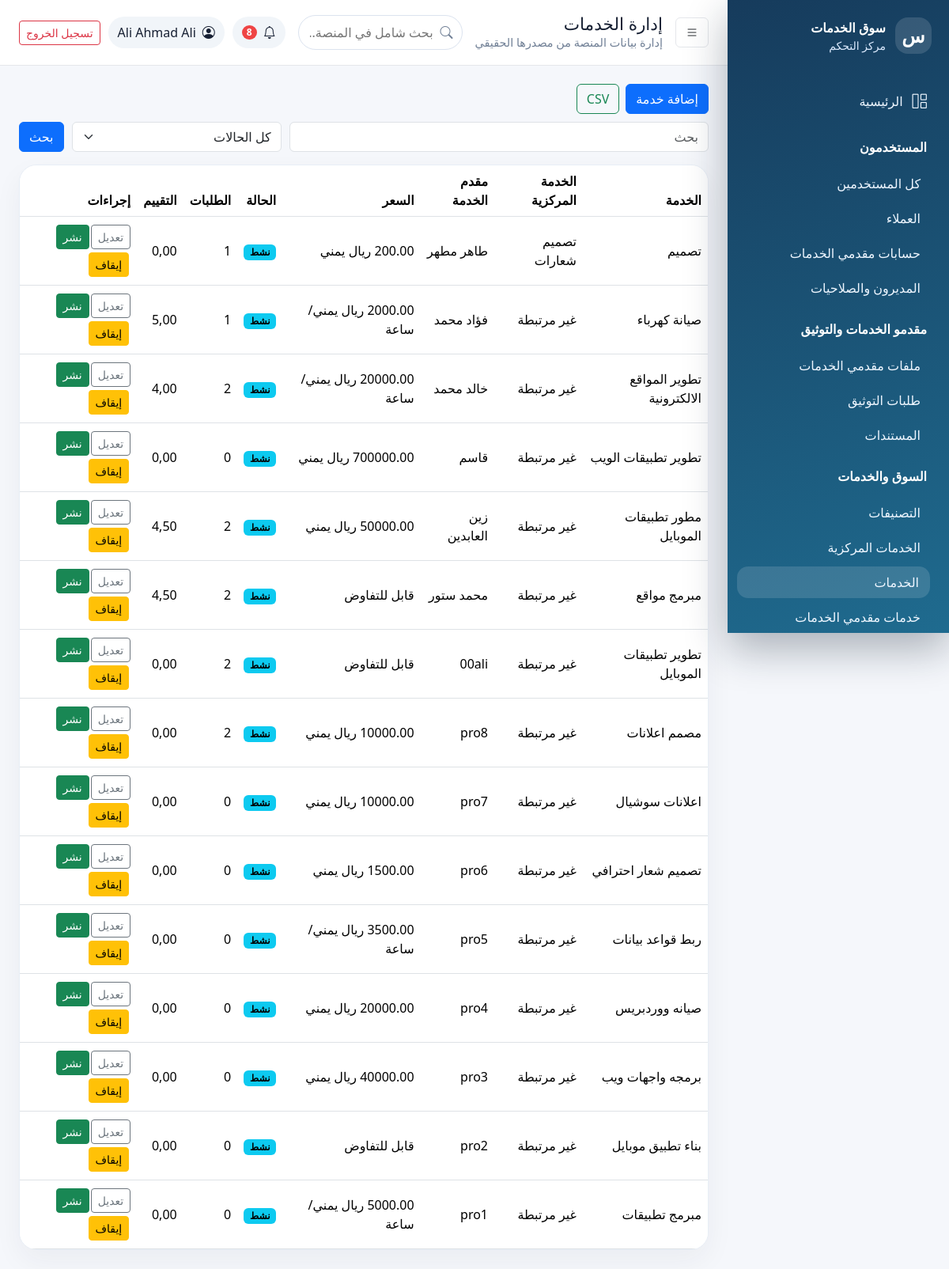
Page /dashboard/services/ (signed in) on the committed database.
### apps/accounts/models.py (models this page shows, shortened)
class User(AbstractUser):
    ROLE_CHOICES = (
        ('customer', 'عميل'),
        ('provider', 'مقدم خدمة'),
        ('admin', 'مدير'),
        ('super_admin', 'مدير عام'),
    )
    email = models.EmailField('البريد الإلكتروني', unique=True)
    role = models.CharField('الدور', max_length=20, choices=ROLE_CHOICES, default='customer')
    phone = models.CharField('رقم الجوال', max_length=20, blank=True)
    city = models.CharField('المدينة', max_length=100, blank=True)
    location_city = models.ForeignKey('core.City', on_delete=models.SET_NULL, null=True, blank=True, related_name='users', verbose_name='المدينة المختارة')
    location_district = models.ForeignKey('core.District', on_delete=models.SET_NULL, null=True, blank=True, related_name='users', verbose_name='المديرية المختارة')
    is_verified = models.BooleanField('حساب موثق', default=False)
    is_active = models.BooleanField('حساب نشط', default=True)
    created_at = models.DateTimeField('تاريخ الإنشاء', auto_now_add=True)
    updated_at = models.DateTimeField('تاريخ التحديث', auto_now=True)
    USERNAME_FIELD = 'username'
    REQUIRED_FIELDS = ['email']
    class Meta:
        verbose_name = 'مستخدم'
        verbose_name_plural = 'المستخدمون'
        ordering = ['-created_at']

class ProviderProfile(models.Model):
    user = models.OneToOneField(User, on_delete=models.CASCADE, related_name='provider_profile')
    display_name = models.CharField('اسم العرض', max_length=150, blank=True)
    phone = models.CharField('هاتف العمل', max_length=20, blank=True)
    email = models.EmailField('بريد العمل', blank=True)
    qualifications = models.TextField('المؤهلات', blank=True)
    experience = models.TextField('الخبرات', blank=True)
    bio = models.TextField('نبذة تعريفية', max_length=500, blank=True)
    profile_image = models.ImageField('صورة الملف الشخصي', upload_to='profiles/', blank=True, null=True)
    specialization = models.CharField('التخصص', max_length=100, blank=True,
                                     help_text='مثال: تصميم جرافيك، برمجة ويب، تسويق')
    experience_years = models.PositiveIntegerField('سنوات الخبرة', default=0, db_index=True)
    hourly_rate = models.DecimalField('السعر بالساعة', max_digits=10, decimal_places=2,
                                      null=True, blank=True, help_text='بالريال اليمني')
    address = models.TextField('العنوان', blank=True)
    city = models.CharField('المدينة', max_length=100, blank=True, db_index=True)
    district = models.CharField('المنطقة', max_length=100, blank=True, db_index=True)
    location_city = models.ForeignKey('core.City', on_delete=models.SET_NULL, null=True, blank=True, related_name='provider_profiles', verbose_name='المدينة المختارة')
    location_district = models.ForeignKey('core.District', on_delete=models.SET_NULL, null=True, blank=True, related_name='provider_profiles', verbose_name='المديرية المختارة')
    specializations = models.ManyToManyField('marketplace.Specialization', blank=True, related_name='providers', verbose_name='التخصصات')
    qualification_choices = models.ManyToManyField('marketplace.Qualification', blank=True, related_name='providers', verbose_name='المؤهلات المختارة')
    latitude = models.DecimalField('خط العرض', max_digits=9, decimal_places=6, null=True, blank=True, validators=[MinValueValidator(-90), MaxValueValidator(90)])
    longitude = models.DecimalField('خط الطول', max_digits=9, decimal_places=6, null=True, blank=True, validators=[MinValueValidator(-180), MaxValueValidator(180)])
    service_radius = models.PositiveIntegerField('نطاق الخدمة بالكيلومتر', default=10)
    availability = models.CharField('التوفر', max_length=120, blank=True)
    total_orders = models.PositiveIntegerField('إجمالي الطلبات', default=0)
    completed_orders = models.PositiveIntegerField('الطلبات المكتملة', default=0)
    average_rating = models.DecimalField('متوسط التقييم', max_digits=3, decimal_places=2,
                                         default=0.00, help_text='من 0 إلى 5')
    STATUS_CHOICES = [
        ('pending', 'قيد المراجعة'),
        ('active', 'نشط'),
        ('inactive', 'غير نشط'),
        ('suspended', 'موقوف'),
    ]
    status = models.CharField('حالة الحساب', max_length=20, choices=STATUS_CHOICES, default='inactive', db_index=True)
    VERIFICATION_STATUS_CHOICES = [('unverified','غير موثق'),('pending_review','قيد المراجعة'),('verified','موثق'),('rejected','مرفوض'),('needs_documents','يحتاج مستندات'),('suspended','موقوف')]
    verification_status = models.CharField('حالة التوثيق', max_length=30, choices=VERIFICATION_STATUS_CHOICES, default='unverified', db_index=True)
    verified_by = models.ForeignKey(User, on_delete=models.SET_NULL, null=True, blank=True, related_name='verified_provider_profiles')
    verified_at = models.DateTimeField('وقت التوثيق', null=True, blank=True)
    admin_notes = models.TextField('ملاحظات الإدارة', blank=True)
    is_available = models.BooleanField('متاح لطلبات جديدة', default=True)
    created_at = models.DateTimeField('تاريخ الإنشاء', auto_now_add=True)
    updated_at = models.DateTimeField('تاريخ التحديث', auto_now=True)
    class Meta:
        verbose_name = 'ملف مقدم خدمة'
        verbose_name_plural = 'ملفات مقدمي الخدمات'
        ordering = ['-average_rating', '-completed_orders']
        indexes = [models.Index(fields=['verification_status','city']), models.Index(fields=['status','is_available'])]

### apps/marketplace/models.py (models this page shows, shortened)
class Service(models.Model):
    PRICE_TYPE_CHOICES = [
        ('fixed', 'سعر ثابت'),
        ('hourly', 'بالساعة'),
        ('negotiable', 'قابل للتفاوض'),
    ]
    CURRENCY_CHOICES = [
        ('YER', 'ريال يمني'),
        ('SAR', 'ريال سعودي'),
        ('USD', 'دولار أمريكي'),
    ]
    STATUS_CHOICES = [
        ('pending', 'قيد المراجعة'),
        ('active', 'نشط'),
        ('paused', 'متوقف مؤقتاً'),
        ('closed', 'مغلق'),
    ]
    provider = models.ForeignKey(
        User,
        on_delete=models.CASCADE,
        related_name='services',
        limit_choices_to={'role': 'provider'},
        verbose_name='مقدم الخدمة'
    )
    category = models.ForeignKey(
        Category,
        on_delete=models.SET_NULL,
        null=True,
        related_name='services',
        verbose_name='التصنيف'
    )
    provider_service = models.ForeignKey(
        'ProviderService',
        on_delete=models.PROTECT,
        null=True,
        blank=True,
        related_name='commercial_services',
        verbose_name='اعتماد مقدم الخدمة',
        help_text='الخدمة المركزية المعتمدة التي ينتمي إليها هذا العرض التجاري',
    )
    title = models.CharField(
        max_length=200,
        verbose_name='عنوان الخدمة'
    )
    description = models.TextField(
        verbose_name='وصف الخدمة',
        help_text='اشرح ما تقدمه في هذه الخدمة بالتفصيل'
    )
    price_type = models.CharField(
        max_length=20,
        choices=PRICE_TYPE_CHOICES,
        default='fixed',
        verbose_name='نوع السعر'
    )
    currency = models.CharField(
        max_length=3,
        choices=CURRENCY_CHOICES,
        default='YER',
        verbose_name='العملة'
    )
    price = models.DecimalField(
        max_digits=10,
        decimal_places=2,
        null=True,
        blank=True,
        validators=[MinValueValidator(0)],
        verbose_name='السعر',
        help_text='اترك فارغاً إذا كان قابل للتفاوض'
    )
    delivery_time = models.IntegerField(
        validators=[MinValueValidator(1)],
        verbose_name='مدة التسليم (بالأيام)',
        help_text='كم يوماً تحتاج لإنجاز هذه الخدمة؟'
    )
    image = models.ImageField(
        upload_to='services/%Y/%m/',
        null=True,
        blank=True,
        verbose_name='صورة الخدمة'
    )
    status = models.CharField(
        max_length=20,
        choices=STATUS_CHOICES,
        default='pending',
        verbose_name='الحالة'
    )
    views_count = models.IntegerField(
        default=0,
        verbose_name='عدد المشاهدات'
    )
    orders_count = models.IntegerField(
        default=0,
        verbose_name='عدد الطلبات'
    )
    average_rating = models.DecimalField(
        max_digits=3,
        decimal_places=2,
        default=0,
        validators=[MinValueValidator(0), MaxValueValidator(5)],
        verbose_name='متوسط التقييم'
    )
    is_featured = models.BooleanField(
        default=False,
        verbose_name='خدمة مميزة',
        help_text='ستظهر في الصفحة الرئيسية'
    )
    created_at = models.DateTimeField(
        auto_now_add=True,
        verbose_name='تاريخ الإنشاء'
    )
    updated_at = models.DateTimeField(
        auto_now=True,
        verbose_name='تاريخ التعديل'
    )
    class Meta:
        verbose_name = 'خدمة'
        verbose_name_plural = 'الخدمات'
        ordering = ['-created_at']
        constraints = [models.CheckConstraint(check=models.Q(price__gte=0) | models.Q(price__isnull=True), name='service_price_non_negative')]
        indexes = [
            models.Index(fields=['status', '-created_at']),
            models.Index(fields=['category', 'status']),
            models.Index(fields=['provider', 'status']),
        ]
    def get_price_display(self):
        currency_symbols = {
            'YER': 'ريال يمني',
            'SAR': 'ريال سعودي',
            'USD': 'دولار',
        }
        currency_text = currency_symbols.get(self.currency, self.currency)
        if self.price_type == 'negotiable':
            return 'قابل للتفاوض'
        elif self.price_type == 'hourly':
            return f'{self.price} {currency_text}/ساعة' if self.price else 'قابل للتفاوض'
        else:  # fixed
            return f'{self.price} {currency_text}' if self.price else 'قابل للتفاوض'

class ProviderService(models.Model):
    PRICE_TYPE_CHOICES = Service.PRICE_TYPE_CHOICES
    provider = models.ForeignKey('accounts.ProviderProfile', on_delete=models.CASCADE, related_name='provider_services')
    service = models.ForeignKey(Service, on_delete=models.CASCADE, related_name='provider_services', null=True, blank=True)
    catalog_service = models.ForeignKey(ManagedService, on_delete=models.PROTECT, related_name='provider_services', null=True, blank=True, verbose_name='الخدمة الأساسية')
    description = models.TextField(blank=True)
    price = models.DecimalField(max_digits=10, decimal_places=2, validators=[MinValueValidator(0)])
    price_type = models.CharField(max_length=20, choices=PRICE_TYPE_CHOICES, default='fixed')
    estimated_duration = models.PositiveIntegerField(default=1, help_text='Days')
    is_active = models.BooleanField(default=True, db_index=True)
    STATUS_CHOICES = [('pending', 'قيد المراجعة'), ('approved', 'مقبولة'), ('rejected', 'مرفوضة'), ('active', 'نشطة'), ('suspended', 'موقوفة')]
    approval_status = models.CharField(max_length=20, choices=STATUS_CHOICES, default='pending', db_index=True)
    created_at = models.DateTimeField(auto_now_add=True)
    updated_at = models.DateTimeField(auto_now=True)
    class Meta:
        verbose_name='خدمة مقدم الخدمة'; verbose_name_plural='خدمات مقدمي الخدمات'
        constraints = [
            models.UniqueConstraint(fields=['provider', 'service'], condition=models.Q(service__isnull=False), name='unique_provider_listing_service'),
            models.UniqueConstraint(fields=['provider', 'catalog_service'], condition=models.Q(catalog_service__isnull=False), name='unique_provider_catalog_service'),
            models.CheckConstraint(
                check=(models.Q(service__isnull=False, catalog_service__isnull=True) |
                       models.Q(service__isnull=True, catalog_service__isnull=False)),
                name='provider_service_exactly_one_source',
            ),
        ]
        indexes=[models.Index(fields=['service','is_active']), models.Index(fields=['provider','is_active'])]

class CatalogChoice(models.Model):
    name = models.CharField('الاسم', max_length=120, unique=True)
    is_active = models.BooleanField('نشط', default=True, db_index=True)
    order = models.PositiveIntegerField('الترتيب', default=0)
    created_at = models.DateTimeField(auto_now_add=True)
    updated_at = models.DateTimeField(auto_now=True)
    class Meta:
        abstract = True
        ordering = ['order', 'name']

class ManagedService(CatalogChoice):
    category = models.ForeignKey('Category', on_delete=models.SET_NULL, null=True, blank=True, related_name='managed_services', verbose_name='التصنيف')
    description = models.TextField('الوصف', blank=True)
    class Meta(CatalogChoice.Meta):
        verbose_name = 'خدمة أساسية'; verbose_name_plural = 'الخدمات الأساسية'
        indexes = [models.Index(fields=['category', 'is_active', 'order'])]

### apps/dashboard/views.py (the view)
# urls.py: path('services/', views.services_list, name='services'), path('services/create/', views.service_edit, name='service_create'), path('services/<int:pk>/edit/', views.service_edit, name='service_edit'), 
@dashboard_required
def services_list(request):
    qs=Service.objects.select_related('provider','provider__provider_profile','provider_service__catalog_service','category').annotate(real_orders=Count('orders'))
    qs=_search(qs,request.GET.get('q'),['title','provider__username','provider__email','category__name','provider_service__catalog_service__name'])
    if request.GET.get('status'): qs=qs.filter(status=request.GET['status'])
    return render(request,'dashboard/services/list.html',{**_common(request,'إدارة الخدمات'),'page_obj':_paginate(request,_sort(qs,request,{'created_at','-created_at','title','-title','status','price','-price'},'-created_at')),'status_choices':Service.STATUS_CHOICES,'form':ServiceForm()})

### apps/dashboard/templates/dashboard/services/list.html
{% extends 'dashboard/base.html' %}{% block content %}<div class="bulk-bar"><a class="btn btn-primary" href="{% url 'dashboard:service_create' %}">إضافة خدمة</a><a class="btn btn-outline-success" href="{% url 'dashboard:export' 'services' %}">CSV</a></div><form class="filters"><input name="q" class="form-control" value="{{ request.GET.q }}" placeholder="بحث"><select name="status" class="form-select"><option value="">كل الحالات</option>{% for k,v in status_choices %}<option value="{{ k }}">{{ v }}</option>{% endfor %}</select><button class="btn btn-primary">بحث</button></form><div class="table-card">{% include 'dashboard/services/table.html' with services=page_obj %}</div>{% include 'dashboard/partials/pagination.html' %}{% endblock %}

### apps/dashboard/templates/dashboard/partials/header.html
<header class="dash-header"><button class="btn icon-btn" data-sidebar-toggle><i class="bi bi-list"></i></button><div><h1>{{ page_title }}</h1><p>إدارة بيانات المنصة من مصدرها الحقيقي</p></div><form class="global-search" action="{% url 'dashboard:global_search' %}" method="get"><label class="visually-hidden" for="dashboard-search">بحث شامل في المنصة</label><i class="bi bi-search"></i><input id="dashboard-search" name="q" value="{{ request.GET.q }}" minlength="2" placeholder="بحث شامل في المنصة..." autocomplete="off"></form><div class="header-actions"><span class="notif"><i class="bi bi-bell"></i>{% if unread_notifications %}<b>{{ unread_notifications }}</b>{% endif %}</span><div class="user-pill"><i class="bi bi-person-circle"></i><span>{{ request.user.get_full_name|default:request.user.username }}</span></div><a class="btn btn-outline-danger btn-sm" href="{% url 'accounts:logout' %}">تسجيل الخروج</a></div></header>

### apps/dashboard/templates/dashboard/services/table.html
<div class="table-responsive"><table class="table"><thead><tr><th>الخدمة</th><th>الخدمة المركزية</th><th>مقدم الخدمة</th><th>السعر</th><th>الحالة</th><th>الطلبات</th><th>التقييم</th><th>إجراءات</th></tr></thead><tbody>{% for s in services %}<tr><td>{{ s.title }}</td><td>{% if s.provider_service and s.provider_service.catalog_service %}{{ s.provider_service.catalog_service.name }}{% else %}غير مرتبطة{% endif %}</td><td>{% if s.provider.provider_profile and s.provider.provider_profile.display_name %}{{ s.provider.provider_profile.display_name }}{% elif s.provider %}{{ s.provider.username }}{% else %}—{% endif %}</td><td>{{ s.get_price_display }}</td><td><span class="badge text-bg-info">{{ s.get_status_display }}</span></td><td>{{ s.real_orders|default:s.orders_count }}</td><td>{{ s.average_rating }}</td><td class="actions-cell"><a class="btn btn-sm btn-outline-secondary" href="{% url 'dashboard:service_edit' s.pk %}">تعديل</a><form method="post" action="{% url 'dashboard:service_action' s.pk 'publish' %}" data-confirm="نشر الخدمة؟">{% csrf_token %}<button class="btn btn-sm btn-success">نشر</button></form><form method="post" action="{% url 'dashboard:service_action' s.pk 'unpublish' %}" data-confirm="إلغاء نشر الخدمة؟">{% csrf_token %}<button class="btn btn-sm btn-warning">إيقاف</button></form></td></tr>{% empty %}<tr><td colspan="8">{% include 'dashboard/partials/empty.html' %}</td></tr>{% endfor %}</tbody></table></div>

### rows in the picture
User: user.get_full_name "Ali Ahmad Ali"
Service: title "تصميم", provider_service.catalog_service.name "تصميم شعارات", provider.provider_profile.display_name "طاهر مطهر", price "200.00 ريال يمني", status "نشط", real_orders "1", average_rating "0,00"
Service: title "صيانة كهرباء", shows "غير مرتبطة", provider.provider_profile.display_name "فؤاد محمد", price "2000.00 ريال يمني/ساعة", status "نشط", real_orders "1", average_rating "5,00"
Service: title "تطوير المواقع الالكترونية", shows "غير مرتبطة", provider.provider_profile.display_name "خالد محمد", price "20000.00 ريال يمني/ساعة", status "نشط", real_orders "2", average_rating "4,00"
Service: title "تطوير تطبيقات الويب", shows "غير مرتبطة", provider.provider_profile.display_name "قاسم", price "700000.00 ريال يمني", status "نشط", real_orders "0", average_rating "0,00"
Service: title "مطور تطبيقات الموبايل", shows "غير مرتبطة", provider.provider_profile.display_name "زين العابدين", price "50000.00 ريال يمني", status "نشط", real_orders "2", average_rating "4,50"
Service: title "مبرمج مواقع", shows "غير مرتبطة", provider.provider_profile.display_name "محمد ستور", price "قابل للتفاوض", status "نشط", real_orders "2", average_rating "4,50"
Service: title "تطوير تطبيقات الموبايل", shows "غير مرتبطة", provider.username "00ali", price "قابل للتفاوض", status "نشط", real_orders "2", average_rating "0,00"
Service: title "مصمم اعلانات", shows "غير مرتبطة", provider.username "pro8", price "10000.00 ريال يمني", status "نشط", real_orders "2", average_rating "0,00"
Service: title "اعلانات سوشيال", shows "غير مرتبطة", provider.username "pro7", price "10000.00 ريال يمني", status "نشط", real_orders "0", average_rating "0,00"
Service: title "تصميم شعار احترافي", shows "غير مرتبطة", provider.username "pro6", price "1500.00 ريال يمني", status "نشط", real_orders "0", average_rating "0,00"
Service: title "ربط قواعد بيانات", shows "غير مرتبطة", provider.username "pro5", price "3500.00 ريال يمني/ساعة", status "نشط", real_orders "0", average_rating "0,00"
Service: title "صيانه ووردبريس", shows "غير مرتبطة", provider.username "pro4", price "20000.00 ريال يمني", status "نشط", real_orders "0", average_rating "0,00"
Service: title "برمجه واجهات ويب", shows "غير مرتبطة", provider.username "pro3", price "40000.00 ريال يمني", status "نشط", real_orders "0", average_rating "0,00"
Service: title "بناء تطبيق موبايل", shows "غير مرتبطة", provider.username "pro2", price "قابل للتفاوض", status "نشط", real_orders "0", average_rating "0,00"
Service: title "مبرمج تطبيقات", shows "غير مرتبطة", provider.username "pro1", price "5000.00 ريال يمني/ساعة", status "نشط", real_orders "0", average_rating "0,00"

### other values in the picture
{{ page_title }} "إدارة الخدمات"
{{ unread_notifications }} "8"
